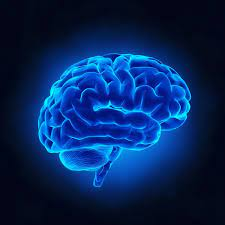
#> input picture brain.jpg, 225 x 225 px
$ jupyter execute --allow-errors ImageProcessing2.ipynb
#> lines starting #> are read from the running program, lines starting #| are printed output that depends on the picture
[cell 1]
#Reading and writing images in Python
import cv2
import numpy as np
import matplotlib.pyplot as plt

resim1=cv2.imread("brain.jpg")
#> resim1 is the input picture: shape (225, 225, 3); mean B, G, R 90.4, 38.1, 5.9
cv2.imshow("brain",resim1)

print(resim1.size)
#| 151875
print(resim1.dtype)
#| uint8
print(resim1.shape)
#| (225, 225, 3)

cv2.waitKey(0)
cv2.destroyAllWindows()

[cell 2]
#How to create a matrix (or image)? Density picture
row=256
col=256
img=np.zeros((row,col))
img[200:240,:]=0.5
img[:,100:105]=1
plt.figure(figsize=(10,4))
plt.imshow(img)
plt.show()
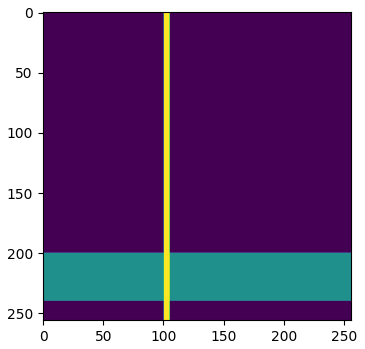
#> figure drawn by matplotlib, 1 panel
